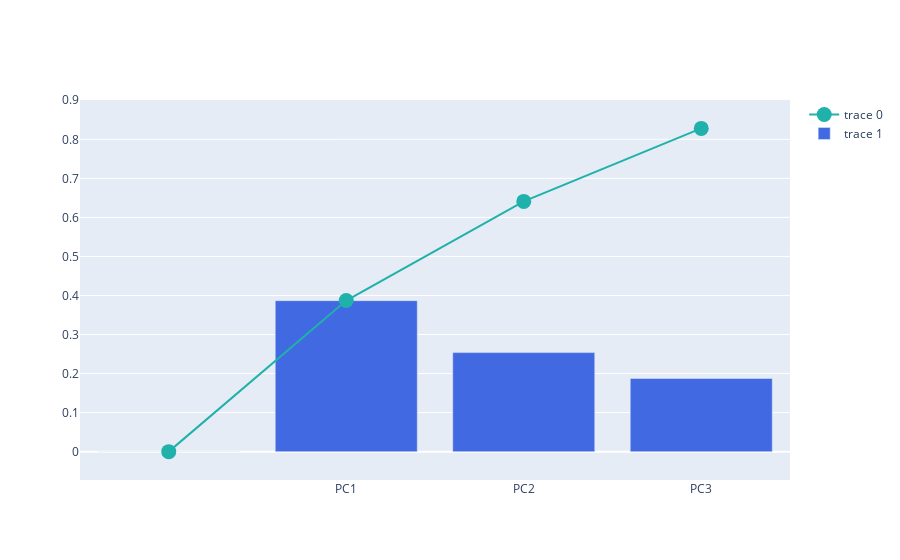

The code cell stored with this chart in its notebook:
### Code cell
# explained variance + cumulative variance
# https://plotly.com/python/creating-and-updating-figures

import plotly.graph_objects as go
fig = go.Figure()

fig.add_trace(
    go.Scatter(
        x=df_explained_variance['PC'],
        y=df_explained_variance['Cumulative Variance'],
        marker=dict(size=15, color='LightSeaGreen')
    ))

fig.add_trace(
    go.Bar(
        x=df_explained_variance['PC'],
        y=df_explained_variance['Explained Variance'],
        marker=dict(color='RoyalBlue')
    ))

fig.show()

### Figure 1 — Plotly figure (JSON) as saved in the notebook; plotly's stock layout.template omitted (floating-point values rounded to 4 significant figures)
{"data": [{"marker": {"color": "LightSeaGreen", "size": 15}, "type": "scatter", "x": ["", "PC1", "PC2", "PC3"], "y": [0, 0.387, 0.641, 0.828]}, {"marker": {"color": "RoyalBlue"}, "type": "bar", "x": ["", "PC1", "PC2", "PC3"], "y": [0, 0.3867, 0.2536, 0.1874]}], "layout": {}}
